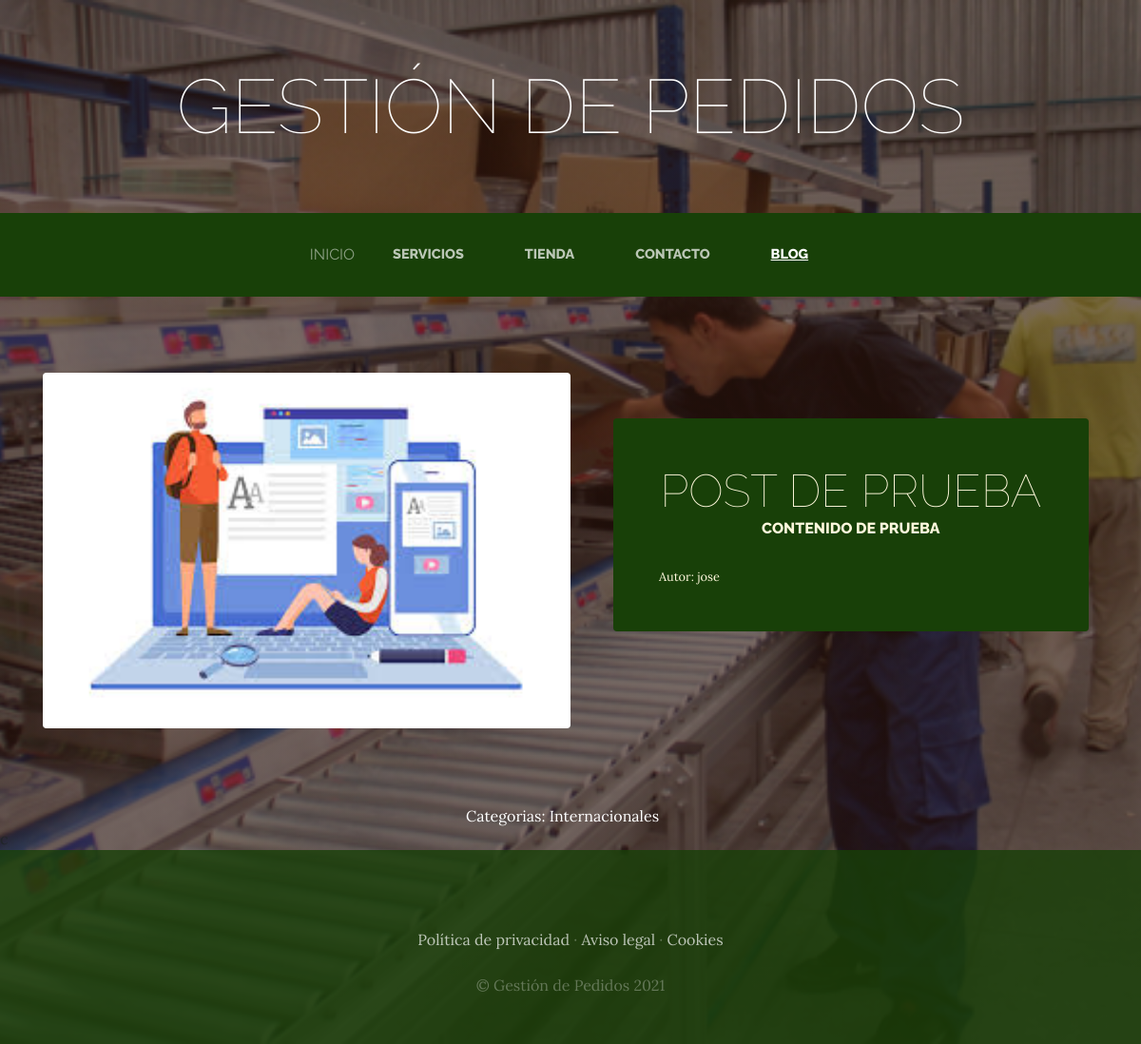
The app's page /blog/categoria/1/ with its own data.
### blog/models.py (models this page shows, shortened)
class Post(models.Model):
    titulo = models.CharField(max_length=50)
    contenido = models.CharField(max_length=50)
    imagen = models.ImageField(upload_to='blog', null = True, blank = True)
    autor = models.ForeignKey(User, on_delete=models.CASCADE)
    categorias = models.ManyToManyField(Categoria)
    created = models.DateTimeField(auto_now=True)
    updated = models.DateTimeField(auto_now=True)
    class Meta:
        verbose_name = 'post'
        verbose_name_plural = 'posts'

class Categoria(models.Model):
    nombre = models.CharField(max_length=50)
    created = models.DateTimeField(auto_now=True)
    updated = models.DateTimeField(auto_now=True)
    class Meta:
        verbose_name = 'categoria'
        verbose_name_plural = 'categorias'

### blog/views.py (the view)
# urls.py: path('categoria/<int:categoria_id>/', views.categoria, name="categoria"),
def categoria(request, categoria_id):
    categoria = Categoria.objects.get(id = categoria_id)
    posts = Post.objects.filter(categorias = categoria)
    return render(request, "blog/categoria.html", {"categoria": categoria, "posts": posts})

### blog/templates/blog/categoria.html
{% extends "Proyectowebapp/base.html" %}
  {% load static %}
  {% block content %}
    {% for post in posts %}
      <section class="page-section clearfix">
        <div class="container">
          <div class="intro">
            <img class="intro-img img-fluid mb-3 mb-lg-0 rounded" src="{{post.imagen.url}}" alt="" style="width: 50%;">
            <div class="intro-text left-0 text-center bg-faded p-5 rounded">
              <h2 class="section-heading mb-4" >
                <span class="section-heading-lower">{{post.titulo}}</span>
                <span class="section-heading-upper">{{post.contenido}}</span>
              </h2>
              <div style="text-align: left; font-size: 0.8em">
                Autor: {{post.autor}}
              </div>
            </div>
          </div>
        </div>
      </section>
    {% endfor %}
    <section>
      <div style="width: 75%; margin: auto; text-align: center; color: white;">
        Categorias:
        {% for post in posts %}
          {% for categoria in post.categorias.all %}
            {{categoria.nombre}} &nbsp;&nbsp;&nbsp;
          {% endfor %}
        {% endfor %}
      </div>
    </section>c
  {% endblock %}

### Proyectowebapp/static/Proyectowebapp/css/gestion.css (style rules this page uses)
body { font-family: 'Lora'; background: linear-gradient(rgba(47, 23, 15, 0.65), rgba(47, 23, 15, 0.65)), url("../img/bg_main.jpg"); background-attachment: fixed; background-position: center; background-size: cover; }
h1, h2, h3, h4, h5, h6 { font-family: 'Raleway'; }
.page-section { margin-top: 5rem; margin-bottom: 5rem; }
.section-heading { text-transform: uppercase; }
.section-heading .section-heading-upper { display: block; font-size: 1rem; font-weight: 800; padding-bottom:.5rem; }
.section-heading .section-heading-lower { display: block; font-size: 3rem; font-weight: 100; }
.bg-faded { background-color: rgba(255, 255, 255, 0.85); }
.intro { position: relative; }
@media (min-width: 992px) { .intro .intro-img { width: 75%; float: left; } }
@media (min-width: 992px) { .intro .intro-text { left: 600; width: 60%; margin-top: 3rem; background-color: rgba(24, 64, 8); color: cornsilk; position: absolute; } }
@media (min-width: 1200px) { .intro .intro-text { width: 45%; } }

### records on screen
Post: imagen (picture), titulo "POST DE PRUEBA", contenido "CONTENIDO DE PRUEBA", autor "jose"
Categoria: nombre "Internacionales"
